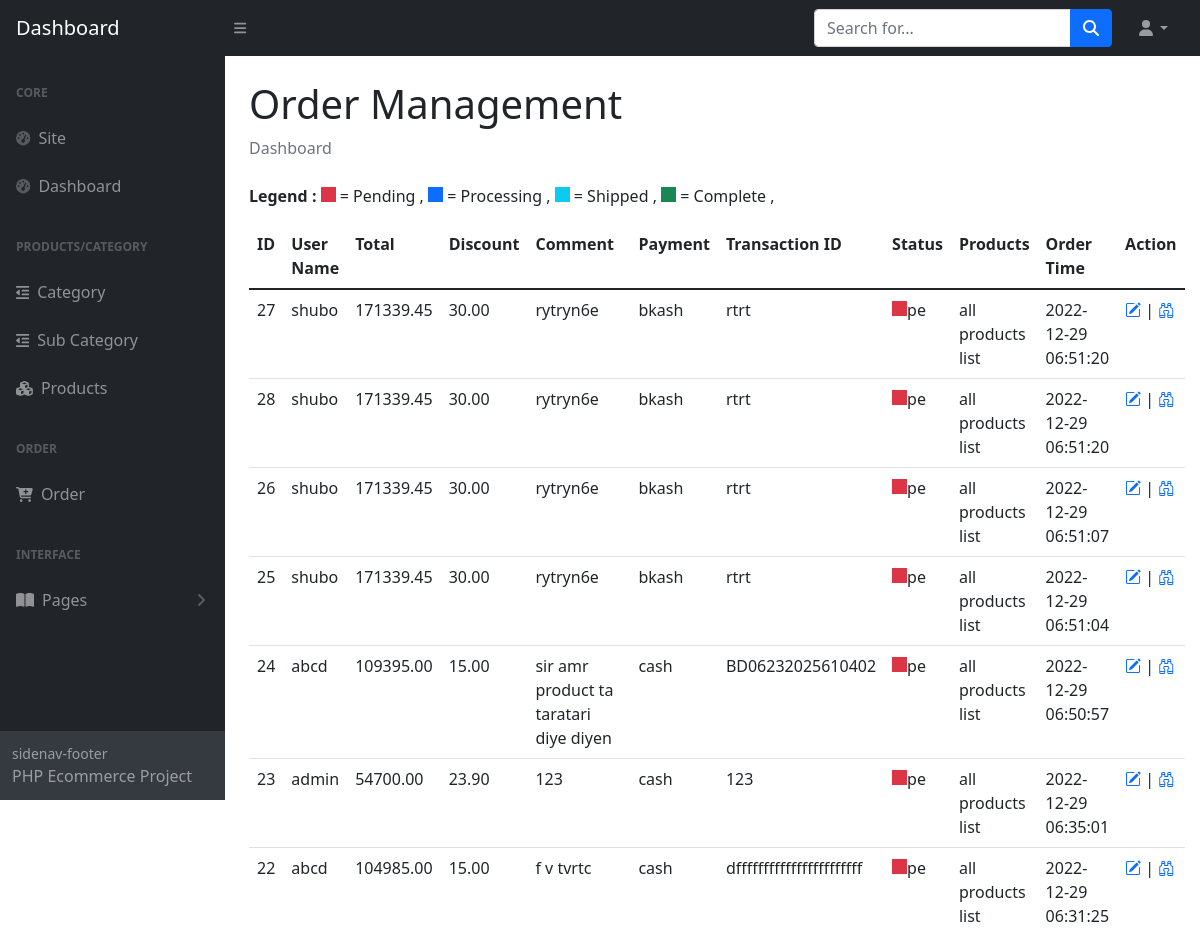
The app's page /admin-dashboard/order.php (signed in, upper part), older data.
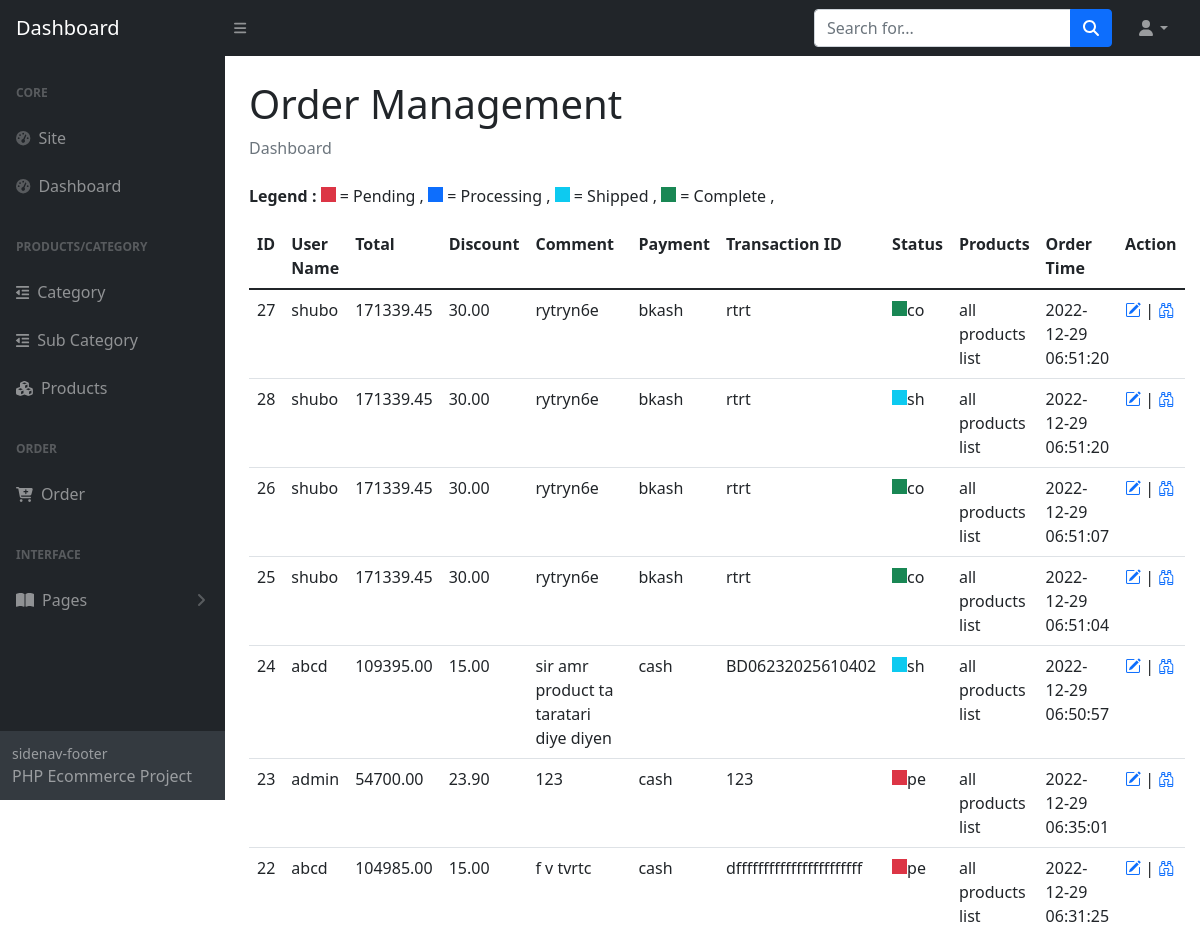
The same page, newer data.
### tables this page shows
CREATE TABLE `orders` (
  `id` int(11) NOT NULL,
  `user_id` int(11) NOT NULL,
  `total` float(10,2) NOT NULL,
  `discount` float(6,2) NOT NULL,
  `comment` varchar(512) NOT NULL,
  `payment` set('cash','bkash','nogod','cod') NOT NULL,
  `trxid` varchar(72) NOT NULL,
  `status` set('pe','pr','sh','co') NOT NULL DEFAULT 'pe' COMMENT '"pending","processing","shipped","completed"',
  `created_at` timestamp NOT NULL DEFAULT current_timestamp()
);

CREATE TABLE `users` (
  `id` int(11) NOT NULL,
  `username` varchar(128) NOT NULL,
  `email` varchar(128) NOT NULL,
  `password` varchar(256) NOT NULL,
  `role` set('1','2','3') NOT NULL DEFAULT '1',
  `created_at` timestamp NOT NULL DEFAULT current_timestamp()
);

### admin-dashboard/order.php (the view, shortened to what this page needs)
<?php
require "inc/header.php";
?>
</head>
<body class="sb-nav-fixed">
<?php include 'inc/nav.php'; ?>
<div id="layoutSidenav">
<?php include 'inc/sidenav.php'; ?>
<div id="layoutSidenav_content">
            <main>
                <div class="container-fluid px-4">
                    <h1 class="mt-4">Order Management</h1>
                    <ol class="breadcrumb mb-4">
                        <li class="breadcrumb-item active">Dashboard</li>
                    </ol>
<div id="tableContainer">
    <p> <strong>Legend : </strong>
        <span class="smallbox bg-danger"></span> = Pending ,
        <span class="smallbox bg-primary"></span> = Processing ,
        <span class="smallbox bg-info"></span> = Shipped ,
        <span class="smallbox bg-success"></span> = Complete ,
    </p>
    <table class="table">
        <tr>
            <th>ID</th>
            <th>User Name</th>
            <th>Total</th>
            <th>Discount</th>
            <th>Comment</th>
            <th>Payment</th>
            <th>Transaction ID</th>
            <th>Status</th>
            <th>Products</th>
            <th>Order Time</th>
            <th>Action</th>
        </tr>
        <tbody>
            <?php
            require "../inc/connection.php";
        $q = "select orders.*, users.username as username from orders,users where orders.user_id=users.id order by orders.created_at desc";
        $allp = $conn->query($q);
        $html = "";
        while($row = $allp->fetch_assoc()){
            $html .="<tr>";
            $html .="<td>".$row['id']."</td>";
            $html .="<td>".$row['username']."</td>";
            $html .="<td>".$row['total']."</td>";
            $html .="<td>".$row['discount']."</td>";
            $html .="<td>".$row['comment']."</td>";
            $html .="<td>".$row['payment']."</td>";
            $html .="<td>".$row['trxid']."</td>";
            $boxcolor = null;
            if($row['status'] == "pe"){$boxcolor = "bg-danger";}
            if($row['status'] == "sh"){$boxcolor = "bg-info";}
            if($row['status'] == "co"){$boxcolor = "bg-success";}
            $html .="<td><span class='smallbox ".$boxcolor."'> </span>".$row['status']."</td>";
            $html .="<td>all products list</td>";
            $html .="<td>".$row['created_at']."</td>";
            $html .="<td><a title='edit status' target='_blank' href='orderstatus.php?id=".$row['id']."'><i class='bi bi-pencil-square'></i></a> | <a title='order details' target='_blank' href='orderdetails.php?id=".$row['id']."'><i class='bi bi-binoculars'></i></a></td>";
            $html .="</tr>";
        }
        echo $html;
            ?>
        </tbody>
    </table>
</div>
                </div>
            </main>
        </div>
</div>
</body>
</html>

Row changes from the older to the newer data that the page shows:
changed orders id 27: status "pe" → "co"
changed orders id 28: status "pe" → "sh"
changed orders id 26: status "pe" → "co"
changed orders id 25: status "pe" → "co"
changed orders "sir amr product ta taratari diye diyen": status "pe" → "sh"
